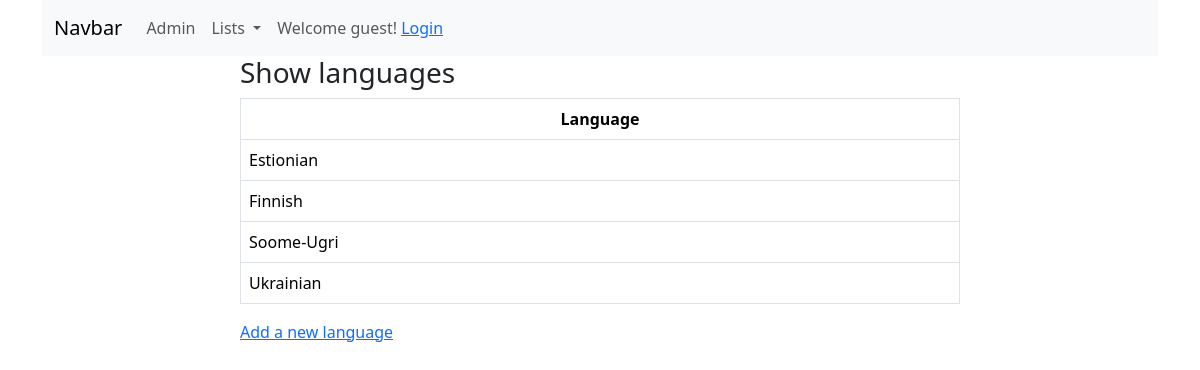
Screenshot of /booksapp/language_list with the database file from the repository.
### booksapp/models.py (models this page shows)
class Language(models.Model):
    language = models. CharField(max_length=50, validators=[MinLengthValidator(3)])
    def __str__(self):
        return self.language

### booksapp/views.py (the view)
# urls.py: path('language_list', views.LanguageListView.as_view(), name='language_list'),  # language list view
class LanguageListView(ListView):
    model = Language
    queryset = Language.objects.order_by('language')

### booksapp/templates/booksapp/language_list.html (shortened to what this page needs)
{% extends 'base.html' %}
{% block content %}
	<div class="container">
    <div class="row">
        <div class="col-8 mx-auto">
            <h3>Show languages</h3>
            <table class="table table-bordered table-hover">
                <thead>
                <tr class="text-center">
                    <th>Language</th>
                </tr>
                </thead>
                <tbody>
                {% for language in object_list %}
                	<tr>
                    <td>{{ language }}</td>
                    </tr>
                {% endfor %}
                </tbody>
            </table>
            <a href="{% url 'booksapp:language_create' %}">Add a new language</a>
        </div>
    </div>
    </div>
{% endblock %}

### rows the page displays
Language: language "Estionian"
Language: language "Finnish"
Language: language "Soome-Ugri"
Language: language "Ukrainian"
